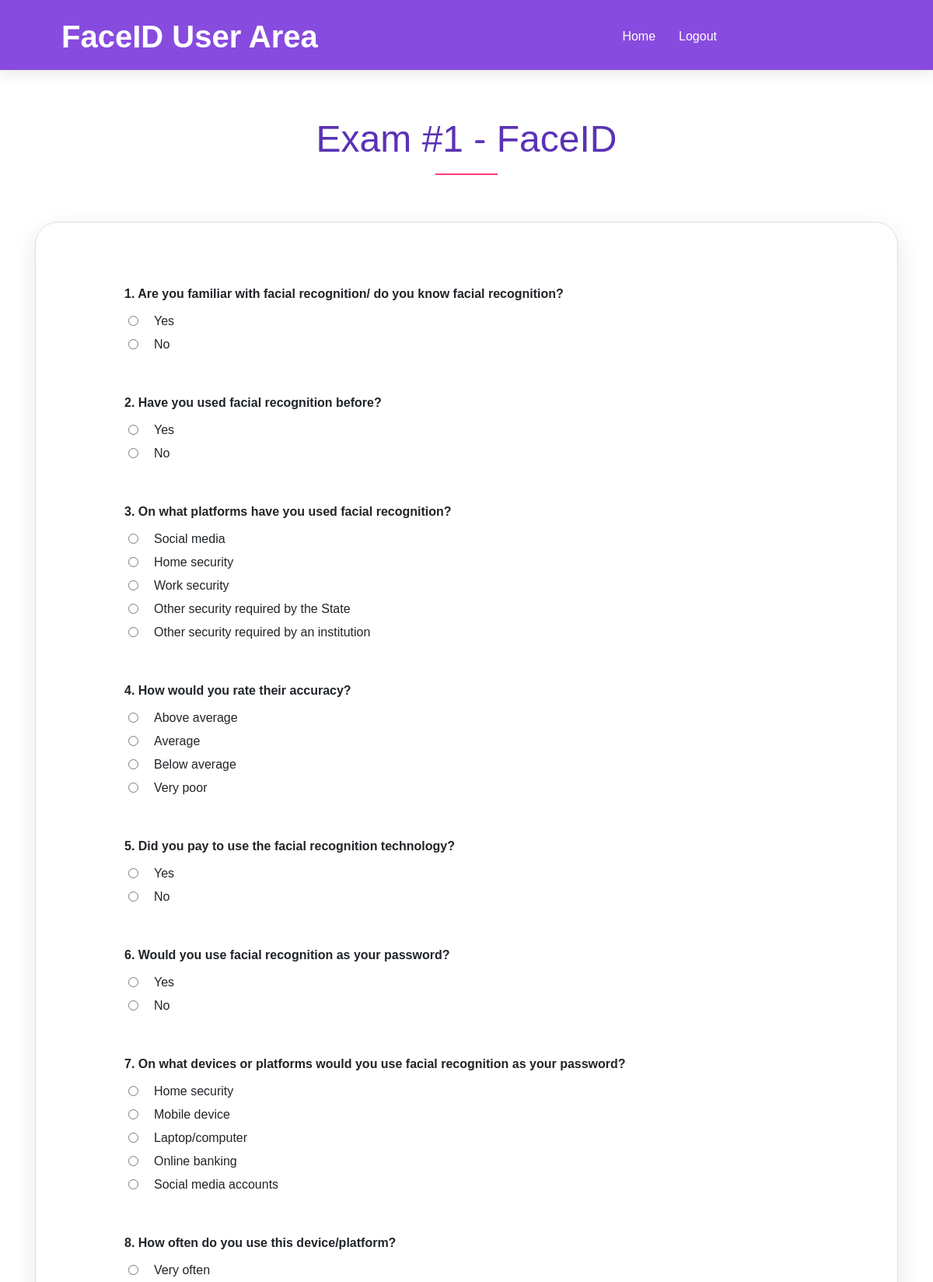
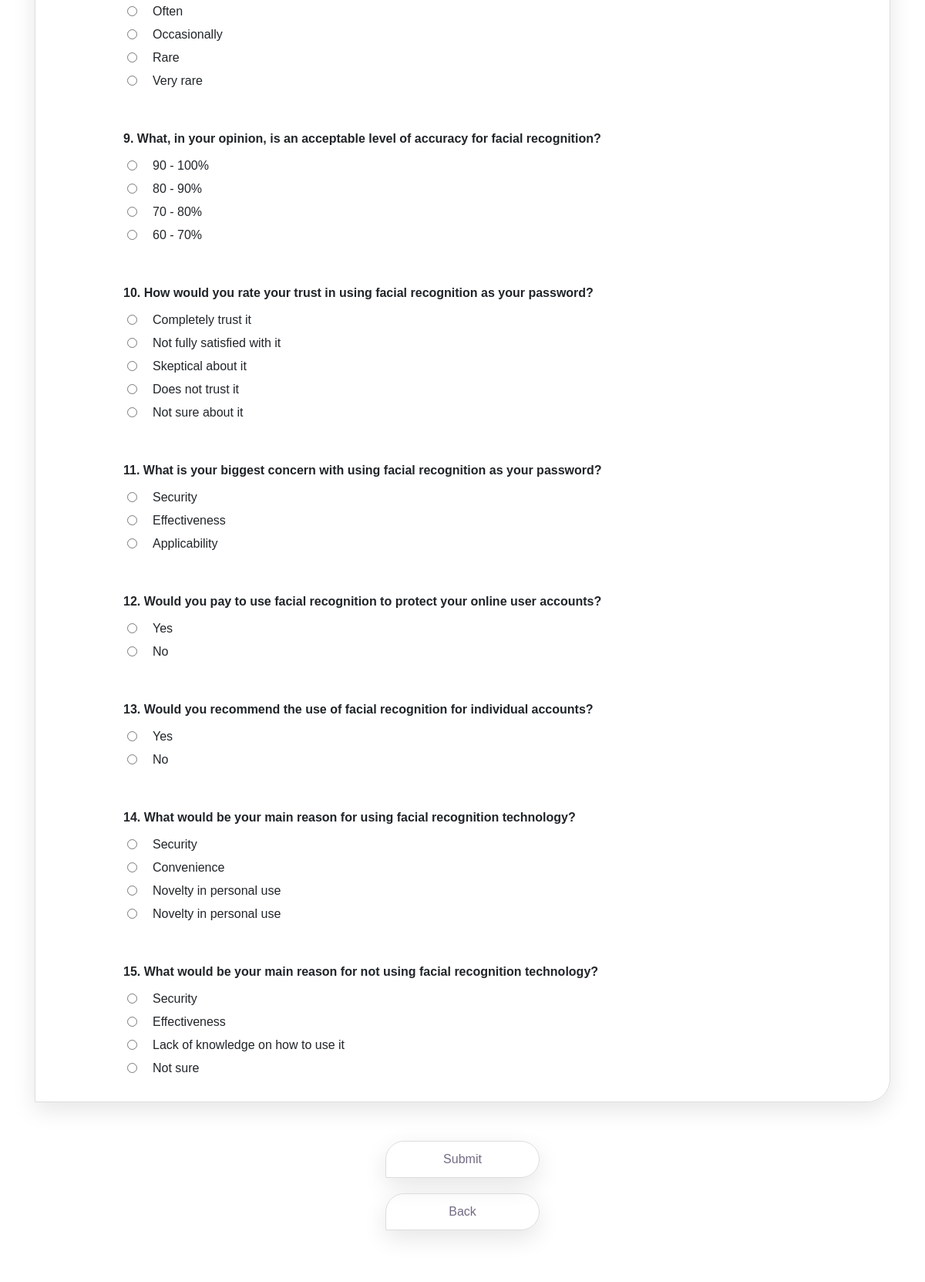
The app's page /user/3/enroll/1 (signed in, upper part) with its own data (2 pictures, top to bottom).
### app/models.py (models this page shows)
class Exams(db.Model):
    __tablename__ = 'exams'
    id = db.Column(db.Integer, primary_key=True)
    title = db.Column(db.String(80), unique=True, nullable=False)

class Question(db.Model):
    __tablename__ = 'question'
    id = db.Column(db.Integer, primary_key=True)
    title = db.Column(db.String(80), nullable=True)
    option1 = db.Column(db.String(80), nullable=True)
    option2 = db.Column(db.String(80), nullable=False)
    option3 = db.Column(db.String(80), nullable=False)
    option4 = db.Column(db.String(80), nullable=False)
    option5 = db.Column(db.String(80), nullable=False)
    exam_id = db.Column(db.Integer, db.ForeignKey('exam.id'), nullable=False)

### app/routes.py (the view)
@app.route('/user/<user_id>/enroll/<exam_id>', methods=['GET', 'POST'])
@login_required
def enrol_exam(user_id, exam_id):
    if request.method == 'POST':
        error=None
        message = ''
        for field_name in request.form:
            value = request.form[field_name]
            question_id = int(field_name)
            if type(question_id) == int and question_id < 1000 and value != '':
                try:
                    new_answer = Answers(user_id=user_id, question_id=question_id, answer=int(value))
                    db.session.add(new_answer)
                    db.session.commit()
                except Exception as e:
                    error = str(e.args[0])
                    break
            else:
                error = 'Invalid question ID'
        try:
            new_enrollment = Enrolment(user_id=user_id, exam_id=exam_id, date = db.func.current_timestamp(), status='Passed')
            db.session.add(new_enrollment)
            db.session.commit()
            send_email(user_id, exam_id)
        except Exception as e:
            error += ' ' + str(e.args[0])
        if error == None:
            title = 'Exam #' + exam_id + ' has been completed'
            message = title
        else:
            title = error
        return render_template('./user/user_exam_completed.html',  message=message, error=error, title=title)
    else:
        title = 'Enroll Exam #'+ exam_id
        error=None
        try:
            exam = Exams.query.filter_by(id=exam_id).first()
            questions = Question.query.filter_by(exam_id=exam_id).order_by(Question.id).all()
        except Exception as e:
            error = str(e.args[0])
        return render_template('./user/user_enroll_exam_by_id.html', exam=exam, questions=questions, user_id=user_id, exam_id=exam_id, error=error, title=title)

### app/routes.py (called while the page is built)
@login_manager.user_loader
def user_loader(user_id):
    user = User.query.get(user_id)
    return user

### app/templates/user/user_enroll_exam_by_id.html (shortened to what this page needs)
{% extends "./user/user_base.html" %}
{% block content %}
    <div id="content">
        <section class="special-area bg-white section_padding_150_50" id="about">
            <div class="container">
                <div class="row">
                    <div class="col-12">
                        <div class="section-heading text-center">
                            <h2>{{ exam.title }}</h2>
                            <div class="line-shape"></div>
                        </div>
                    </div>
                </div>
            </div>
            <div class="special_description_area">
                <div class="container">
                    <div class="row">
                        <div class="col-lg-12">
                            <div class="webcam-frame">
                                        <div class='table-wrapper'>
                                            <form action='/user/{{ user_id }}/enroll/{{ exam_id }}' method='POST' id='exam'>
                                            {% for question in questions %}
                                            <div class='tb-row-question'>
                                                <div class='tb-column-exam-question'><strong>{{loop.index}}. {{ question.title }}</strong></div>
                                            </div>
                                                    <div class='tb-row-exam'>
                                                        <div class='tb-row-options'>
                                                                <div class='tb-radiobutton'><input type='radio' value='1' name='{{question.id}}' required/></div>
                                                                <div class='tb-option'>{{ question.option1 }}</div>
                                                        </div>
                                                    </div>
                                                    <div class='tb-row-exam'>
                                                        <div class='tb-row-options'>
                                                            <div class='tb-radiobutton'><input type='radio' value='2' name='{{question.id}}' required/></div>
                                                            <div class='tb-option'>{{ question.option2 }}</div>
                                                        </div>
                                                    </div>
                                                    {% if question.option3 %}
                                                    <div class='tb-row-exam'>
                                                        <div class='tb-row-options'>
                                                            <div class='tb-radiobutton'><input type='radio' value='3' name='{{question.id}}' required/></div>
                                                            <div class='tb-option'>{{ question.option3 }}</div>
                                                        </div>
                                                    </div>
                                                    {% endif %}
                                                    {% if question.option4 %}
                                                    <div class='tb-row-exam'>
                                                        <div class='tb-row-options'>
                                                            <div class='tb-radiobutton'><input type='radio' value='4' name='{{question.id}}' required/></div>
                                                            <div class='tb-option'>{{ question.option4 }}</div>
                                                        </div>
                                                    </div>
                                                    {% endif %}
                                                    {% if question.option5 %}
                                                    <div class='tb-row-exam'>
                                                        <div class='tb-row-options'>
                                                            <div class='tb-radiobutton'><input type='radio' value='5' name='{{question.id}}' required/></div>
                                                            <div class='tb-option'>{{ question.option5 }}</div>
                                                        </div>
                                                    </div>
                                                    {% endif %}
                                            {% endfor %}
                                            </form>
                                          </div>
                                        </div>
                                          <div class="down-menu">
                                            <div class="app-download-btn wow fadeInUp button-200" data-wow-delay="0.2s">
                                                    <a href="javascript:submitform();">
                                                    <p class="mb-0" id="submitform">Submit</p>
                                                </a>
                                            </div>
                                            <div class="app-download-btn wow fadeInUp button-200" data-wow-delay="0.2s">
                                                <a href="/user/">
                                                    <p class="mb-0">Back</p>
                                                </a>
                                            </div>
                                        </div>
                        </div>
                    </div>
                </div>
            </div>
        </section>
        </div>
        {% endblock %}

### app/static/style.css (style rules this page uses)
body { font-family: 'Cabin', sans-serif; background-color: #fff; }
h1, h2, h3, h4, h5, h6 { font-family: 'Cabin', sans-serif; font-weight: 400; color: #000; line-height: 1.2; }
.section_padding_150_50 { padding-top: 150px; padding-bottom: 50px; }
a, a:hover, a:focus, a:active { text-decoration: none; -webkit-transition-duration: 500ms; -o-transition-duration: 500ms; transition-duration: 500ms; }
p { color: #726a84; font-size: 16px; font-weight: 300; margin-top: 0; }
.section-heading > h2 { font-weight: 300; color: #5b32b4; font-size: 48px; margin: 0; }
.section-heading { margin-bottom: 60px; }
.line-shape-white, .line-shape { width: 80px; height: 2px; background-color: #fb397d; margin-top: 15px; }
.line-shape { margin-left: calc(50% - 40px); }
.app-download-btn a { border: 1px solid #ddd; display: -webkit-box; display: -ms-flexbox; display: flex; -webkit-box-align: center; -ms-flex-align: center; align-items: center; padding: 15px 30px; border-radius: 30px 30px 30px 0; -webkit-box-shadow: 0 10px 30px rgba(0, 0, 0, 0.1); box-shadow: 0 10px 30px rgba(0, 0, 0, 0.1); -webkit-box-pack: center; -ms-flex-pack: center; justify-content: center; margin:20px 0 20px 0; }
.app-download-btn a p { font-size: 16px; line-height: 1; -webkit-transition-duration: 500ms; -o-transition-duration: 500ms; transition-duration: 500ms; }
.app-download-btn:first-child { margin-right: 20px; }
.webcam-frame { border: 1px solid #ddd; border-top-color: rgb(221, 221, 221); border-right-color: rgb(221, 221, 221); border-bottom-color: rgb(221, 221, 221); border-left-color: rgb(221, 221, 221); display: -webkit-box; display: -ms-flexbox; display: flex; -webkit-box-align: center; -ms-flex-align: center; align-items: center; padding: 15px 30px; border-radius: 30px 30px 30px 0; -webkit-box-shadow: 0 10px 30px rgba(0, 0, 0, 0.1); box-shadow: 0 10px 30px rgba(0, 0, 0, 0.1); -webkit-box-pack: center; -ms-flex-pack: center; justify-content: center; margin-bottom: 50px; }
.button-200 { width: 200px; }
.table-wrapper { margin: 15px; background-color: rgb(255, 255, 255); width:900px }
.tb-row-question { display: flex; flex-direction: row; flex-wrap: wrap; width: 100%; height:50px; margin: 30px 0 0 0; }
.tb-row-options { display: flex; flex-direction: row; flex-wrap: wrap; width: 400px; height:30px; }
.tb-column-exam-question { display: flex; flex-direction: column; flex-basis: 100%; flex: 1; padding: 0 10px 0 10px; width: 500px; margin: 20px 0 5px 0; }
.tb-radiobutton { padding: 0 15px 0 15px; text-align: center; }
.tb-option { padding: 5px 15px 0 5px; text-align: left; }
.down-menu { text-align: center; margin-left: auto; margin-right: auto; width: 200px; }

### records on screen
Exams: title "Exam #1 - FaceID"
Question: title "Are you familiar with facial recognition/ do you know facial recognition?", option1 "Yes", option2 "No"
Question: title "Have you used facial recognition before?", option1 "Yes", option2 "No"
Question: title "On what platforms have you used facial recognition?", option1 "Social media", option2 "Home security", option3 "Work security", option4 "Other security required by the State", option5 "Other security required by an institution"
Question: title "How would you rate their accuracy?", option1 "Above average", option2 "Average", option3 "Below average", option4 "Very poor"
Question: title "Did you pay to use the facial recognition technology?", option1 "Yes", option2 "No"
Question: title "Would you use facial recognition as your password?", option1 "Yes", option2 "No"
Question: title "On what devices or platforms would you use facial recognition as your password?", option1 "Home security", option2 "Mobile device", option3 "Laptop/computer", option4 "Online banking", option5 "Social media accounts"
Question: title "How often do you use this device/platform?", option1 "Very often", option2 "Often", option3 "Occasionally", option4 "Rare", option5 "Very rare"
Question: title "What, in your opinion, is an acceptable level of accuracy for facial recognition?", option1 "90 - 100%", option2 "80 - 90%", option3 "70 - 80%", option4 "60 - 70%"
Question: title "How would you rate your trust in using facial recognition as your password?", option1 "Completely trust it", option2 "Not fully satisfied with it", option3 "Skeptical about it", option4 "Does not trust it", option5 "Not sure about it"
Question: title "What is your biggest concern with using facial recognition as your password?", option1 "Security", option2 "Effectiveness", option3 "Applicability"
Question: title "Would you pay to use facial recognition to protect your online user accounts?", option1 "Yes", option2 "No"
Question: title "Would you recommend the use of facial recognition for individual accounts?", option1 "Yes", option2 "No"
Question: title "What would be your main reason for using facial recognition technology?", option1 "Security", option2 "Convenience", option3 "Novelty in personal use", option4 "Novelty in personal use"
Question: title "What would be your main reason for not using facial recognition technology?", option1 "Security", option2 "Effectiveness", option3 "Lack of knowledge on how to use it", option4 "Not sure"
